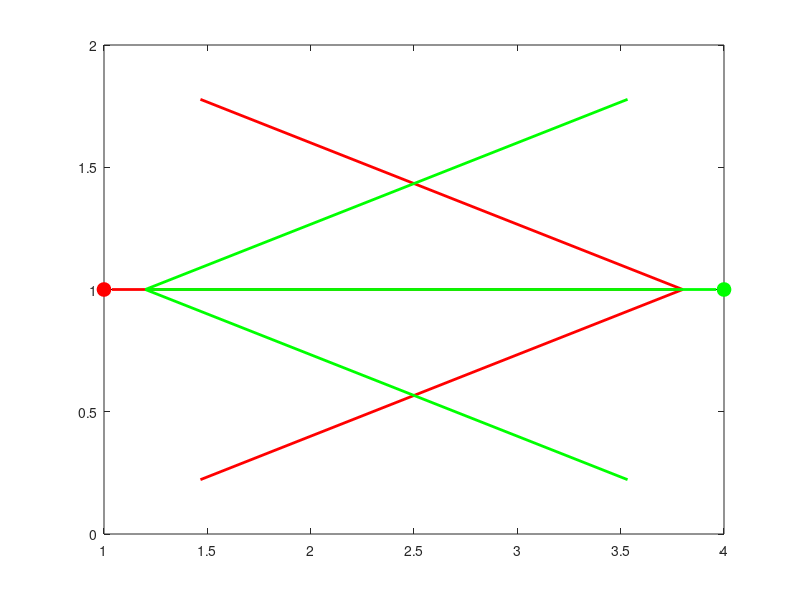

MATLAB code to generate this figure:
% Temps de pause entre les animations
pause_time = 0.8;

% Positions des n?uds A et B
A = [1, 1]; 
B = [4, 1];

figure;
axis([0 5 0 2]); axis off;
title('Modes de communication : Simplex / Half-Duplex / Full-Duplex');

% --- SIMPLEX ---
text(2.3, 1.8, 'Simplex', 'FontSize', 12, 'FontWeight', 'bold');
plot([A(1) B(1)], [A(2) B(2)], 'k--');
hold on;
plot(A(1), A(2), 'ro', 'MarkerSize', 10, 'MarkerFaceColor', 'r');
plot(B(1), B(2), 'go', 'MarkerSize', 10, 'MarkerFaceColor', 'g');

% Fl?che de A ? B
quiver(A(1), A(2), B(1)-A(1)-0.2, 0, 0, 'r', 'LineWidth', 2, 'MaxHeadSize', 0.5);
pause(pause_time);

clf; % clear pour l?animation suivante

% --- HALF-DUPLEX ---
axis([0 5 0 2]); axis off;
text(2.1, 1.8, 'Half-Duplex', 'FontSize', 12, 'FontWeight', 'bold');
plot([A(1) B(1)], [A(2) B(2)], 'k--');
hold on;
plot(A(1), A(2), 'ro', 'MarkerSize', 10, 'MarkerFaceColor', 'r');
plot(B(1), B(2), 'go', 'MarkerSize', 10, 'MarkerFaceColor', 'g');

% Fl?che A ? B
quiver(A(1), A(2), B(1)-A(1)-0.2, 0, 0, 'r', 'LineWidth', 2, 'MaxHeadSize', 0.5);
pause(pause_time);

% Fl?che B ? A
quiver(B(1), B(2), -(B(1)-A(1)-0.2), 0, 0, 'g', 'LineWidth', 2, 'MaxHeadSize', 0.5);
pause(pause_time);

clf;

% --- FULL-DUPLEX ---
axis([0 5 0 2]); axis off;
text(2.1, 1.8, 'Full-Duplex', 'FontSize', 12, 'FontWeight', 'bold');
plot([A(1) B(1)], [A(2) B(2)], 'k--');
hold on;
plot(A(1), A(2), 'ro', 'MarkerSize', 10, 'MarkerFaceColor', 'r');
plot(B(1), B(2), 'go', 'MarkerSize', 10, 'MarkerFaceColor', 'g');

% Fl?ches dans les deux sens
quiver(A(1), A(2), B(1)-A(1)-0.2, 0, 0, 'r', 'LineWidth', 2, 'MaxHeadSize', 0.5);
quiver(B(1), B(2), -(B(1)-A(1)-0.2), 0, 0, 'g', 'LineWidth', 2, 'MaxHeadSize', 0.5);
